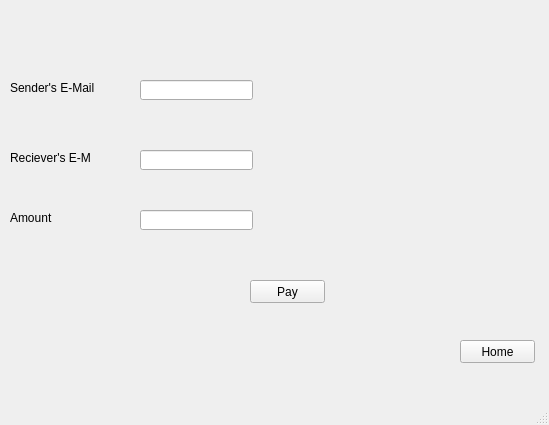
<?xml version="1.0" encoding="UTF-8"?>
<ui version="4.0">
 <class>MainWindow</class>
 <widget class="QMainWindow" name="MainWindow">
  <property name="geometry">
   <rect>
    <x>0</x>
    <y>0</y>
    <width>549</width>
    <height>425</height>
   </rect>
  </property>
  <property name="windowTitle">
   <string>MainWindow</string>
  </property>
  <widget class="QWidget" name="centralwidget">
   <widget class="QLabel" name="label">
    <property name="geometry">
     <rect>
      <x>10</x>
      <y>80</y>
      <width>101</width>
      <height>16</height>
     </rect>
    </property>
    <property name="text">
     <string>Sender's E-Mail</string>
    </property>
   </widget>
   <widget class="QLabel" name="label_2">
    <property name="geometry">
     <rect>
      <x>10</x>
      <y>150</y>
      <width>81</width>
      <height>16</height>
     </rect>
    </property>
    <property name="text">
     <string>Reciever's E-Mail</string>
    </property>
   </widget>
   <widget class="QLabel" name="label_3">
    <property name="geometry">
     <rect>
      <x>10</x>
      <y>210</y>
      <width>81</width>
      <height>16</height>
     </rect>
    </property>
    <property name="text">
     <string>Amount</string>
    </property>
   </widget>
   <widget class="QLineEdit" name="lineEdit">
    <property name="geometry">
     <rect>
      <x>140</x>
      <y>80</y>
      <width>113</width>
      <height>20</height>
     </rect>
    </property>
   </widget>
   <widget class="QLineEdit" name="lineEdit_2">
    <property name="geometry">
     <rect>
      <x>140</x>
      <y>150</y>
      <width>113</width>
      <height>20</height>
     </rect>
    </property>
   </widget>
   <widget class="QLineEdit" name="lineEdit_3">
    <property name="geometry">
     <rect>
      <x>140</x>
      <y>210</y>
      <width>113</width>
      <height>20</height>
     </rect>
    </property>
   </widget>
   <widget class="QPushButton" name="pushButton">
    <property name="geometry">
     <rect>
      <x>250</x>
      <y>280</y>
      <width>75</width>
      <height>23</height>
     </rect>
    </property>
    <property name="text">
     <string>Pay</string>
    </property>
   </widget>
   <widget class="QPushButton" name="pushButton_2">
    <property name="geometry">
     <rect>
      <x>460</x>
      <y>340</y>
      <width>75</width>
      <height>23</height>
     </rect>
    </property>
    <property name="text">
     <string>Home</string>
    </property>
   </widget>
  </widget>
  <widget class="QMenuBar" name="menubar">
   <property name="geometry">
    <rect>
     <x>0</x>
     <y>0</y>
     <width>549</width>
     <height>21</height>
    </rect>
   </property>
  </widget>
  <widget class="QStatusBar" name="statusbar"/>
 </widget>
 <resources/>
 <connections/>
</ui>
